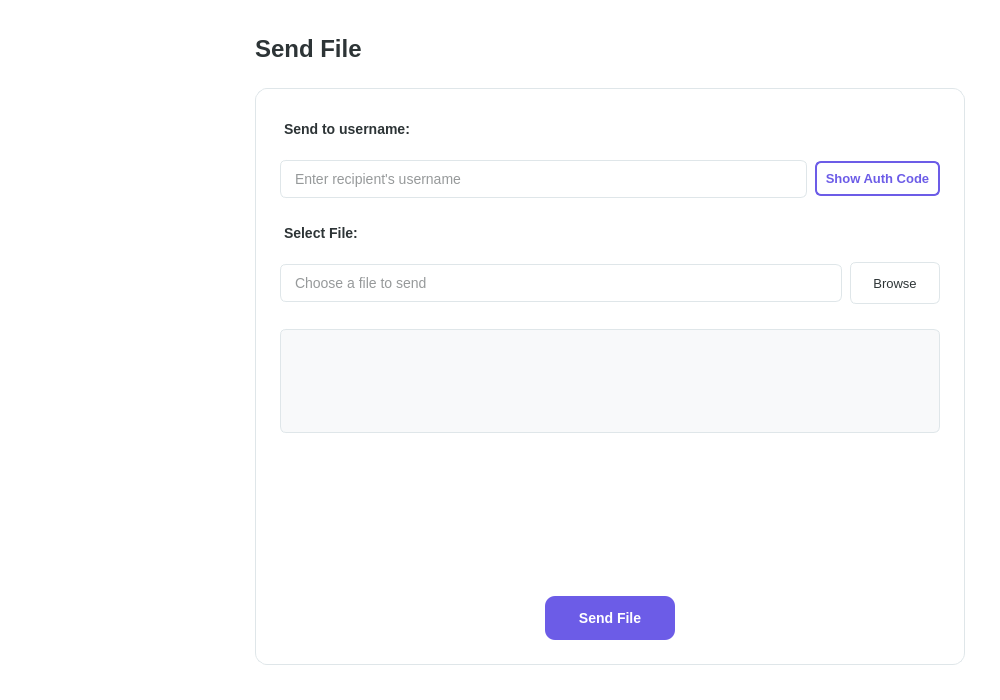
<?xml version="1.0" encoding="UTF-8"?>
<ui version="4.0">
 <class>SendFile</class>
 <widget class="QWidget" name="SendFile">
  <property name="geometry">
   <rect>
    <x>0</x>
    <y>0</y>
    <width>1000</width>
    <height>700</height>
   </rect>
  </property>
  <property name="minimumSize">
   <size>
    <width>1000</width>
    <height>700</height>
   </size>
  </property>
  <property name="windowTitle">
   <string>Nightwood - Send File</string>
  </property>
  <property name="styleSheet">
   <string notr="true">background-color: white;</string>
  </property>
  <layout class="QHBoxLayout" name="mainLayout">
   <property name="spacing">
    <number>0</number>
   </property>
   <property name="leftMargin">
    <number>0</number>
   </property>
   <property name="topMargin">
    <number>0</number>
   </property>
   <property name="rightMargin">
    <number>0</number>
   </property>
   <property name="bottomMargin">
    <number>0</number>
   </property>
   <item>
    <widget class="NavBar" name="navBar" native="true">
     <property name="minimumSize">
      <size>
       <width>220</width>
       <height>0</height>
      </size>
     </property>
     <property name="maximumSize">
      <size>
       <width>220</width>
       <height>16777215</height>
      </size>
     </property>
    </widget>
   </item>
   <item>
    <layout class="QVBoxLayout" name="contentLayout">
     <property name="spacing">
      <number>25</number>
     </property>
     <property name="leftMargin">
      <number>35</number>
     </property>
     <property name="topMargin">
      <number>35</number>
     </property>
     <property name="rightMargin">
      <number>35</number>
     </property>
     <property name="bottomMargin">
      <number>35</number>
     </property>
     <item>
      <widget class="QLabel" name="pageTitle">
       <property name="styleSheet">
        <string notr="true">font-size: 24px; font-weight: bold; color: #2d3436;</string>
       </property>
       <property name="text">
        <string>Send File</string>
       </property>
      </widget>
     </item>
     <item>
      <widget class="QWidget" name="formContainer" native="true">
       <property name="styleSheet">
        <string notr="true">QWidget#formContainer {
  background-color: white;
  border: 1px solid #dfe6e9;
  border-radius: 12px;
  padding: 25px;
}
QLineEdit {
  padding: 8px 12px;
  font-size: 14px;
  border-radius: 6px;
  background-color: white;
  border: 1px solid #dfe6e9;
  color: #2d3436;
  margin: 4px 0;
  min-height: 20px;
}
QLineEdit:focus {
  border: 2px solid #6c5ce7;
}
QLabel {
  color: #2d3436;
  font-weight: bold;
  font-size: 14px;
  margin: 8px 0 4px 0;
}
QPushButton#browseButton {
  color: #2d3436;
  background-color: white;
  border: 1px solid #dfe6e9;
  border-radius: 6px;
  min-height: 32px;
  max-height: 32px;
  font-size: 13px;
  padding: 4px 12px;
}
QPushButton#browseButton:hover {
  background-color: #f1f2f6;
  border-color: #6c5ce7;
  color: #6c5ce7;
}
QLabel#fileDetailsLabel {
  font-size: 13px;
  font-weight: normal;
  color: #636e72;
  padding: 12px;
  background-color: #f8f9fa;
  border: 1px solid #dfe6e9;
  border-radius: 6px;
  margin: 8px 0;
  line-height: 1.4;
}</string>
       </property>
       <layout class="QVBoxLayout" name="formLayout">
        <property name="spacing">
         <number>15</number>
        </property>
        <property name="leftMargin">
         <number>25</number>
        </property>
        <property name="topMargin">
         <number>25</number>
        </property>
        <property name="rightMargin">
         <number>25</number>
        </property>
        <property name="bottomMargin">
         <number>25</number>
        </property>
        <item>
         <widget class="QLabel" name="usernameLabel">
          <property name="text">
           <string>Send to username:</string>
          </property>
         </widget>
        </item>
        <item>
         <layout class="QHBoxLayout" name="usernameLayout">
          <property name="spacing">
           <number>8</number>
          </property>
          <item>
           <widget class="QLineEdit" name="usernameInput">
            <property name="minimumSize">
             <size>
              <width>0</width>
              <height>42</height>
             </size>
            </property>
            <property name="placeholderText">
             <string>Enter recipient's username</string>
            </property>
           </widget>
          </item>
          <item>
           <widget class="QPushButton" name="showAuthCodeButton">
            <property name="minimumSize">
             <size>
              <width>125</width>
              <height>35</height>
             </size>
            </property>
            <property name="styleSheet">
             <string notr="true">QPushButton {
  font-size: 13px;
  font-weight: bold;
  color: #6c5ce7;
  background-color: white;
  border: 2px solid #6c5ce7;
  border-radius: 6px;
}
QPushButton:hover {
  background-color: #f5f3ff;
}
QPushButton:pressed {
  background-color: #eeeaff;
}</string>
            </property>
            <property name="text">
             <string>Show Auth Code</string>
            </property>
           </widget>
          </item>
         </layout>
        </item>
        <item>
         <widget class="QLabel" name="fileLabel">
          <property name="text">
           <string>Select File:</string>
          </property>
         </widget>
        </item>
        <item>
         <layout class="QHBoxLayout" name="fileLayout">
          <property name="spacing">
           <number>8</number>
          </property>
          <item>
           <widget class="QLineEdit" name="filePathInput">
            <property name="minimumSize">
             <size>
              <width>0</width>
              <height>42</height>
             </size>
            </property>
            <property name="readOnly">
             <bool>true</bool>
            </property>
            <property name="placeholderText">
             <string>Choose a file to send</string>
            </property>
           </widget>
          </item>
          <item>
           <widget class="QPushButton" name="browseButton">
            <property name="minimumSize">
             <size>
              <width>90</width>
              <height>42</height>
             </size>
            </property>
            <property name="maximumSize">
             <size>
              <width>90</width>
              <height>42</height>
             </size>
            </property>
            <property name="text">
             <string>Browse</string>
            </property>
           </widget>
          </item>
         </layout>
        </item>
        <item>
         <widget class="QLabel" name="fileDetailsLabel">
          <property name="minimumSize">
           <size>
            <width>0</width>
            <height>120</height>
           </size>
          </property>
          <property name="text">
           <string/>
          </property>
          <property name="wordWrap">
           <bool>true</bool>
          </property>
         </widget>
        </item>
        <item>
         <spacer name="verticalSpacer_2">
          <property name="orientation">
           <enum>Qt::Vertical</enum>
          </property>
          <property name="sizeHint" stdset="0">
           <size>
            <width>20</width>
            <height>40</height>
           </size>
          </property>
         </spacer>
        </item>
        <item alignment="Qt::AlignHCenter">
         <widget class="QPushButton" name="sendButton">
          <property name="minimumSize">
           <size>
            <width>130</width>
            <height>44</height>
           </size>
          </property>
          <property name="styleSheet">
           <string notr="true">QPushButton {
  font-size: 14px;
  font-weight: bold;
  color: white;
  background-color: #6c5ce7;
  border-radius: 10px;
  padding: 0 10px;
}
QPushButton:hover {
  background-color: #5049c9;
}
QPushButton:pressed {
  background-color: #4040b0;
}</string>
          </property>
          <property name="text">
           <string>Send File</string>
          </property>
         </widget>
        </item>
       </layout>
      </widget>
     </item>
    </layout>
   </item>
  </layout>
 </widget>
 <customwidgets>
  <customwidget>
   <class>NavBar</class>
   <extends>QWidget</extends>
   <header>src/ui/utils/navbar/navbar.h</header>
  </customwidget>
 </customwidgets>
 <resources/>
 <connections/>
</ui>
